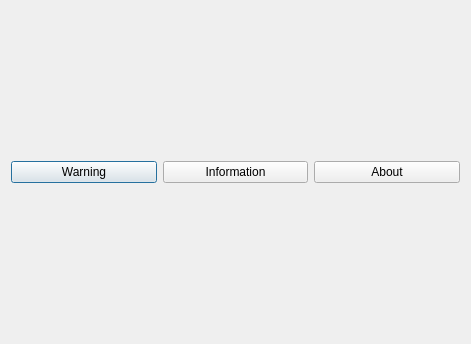
<?xml version="1.0" encoding="UTF-8"?>
<ui version="4.0">
 <class>Dialog</class>
 <widget class="QDialog" name="Dialog">
  <property name="geometry">
   <rect>
    <x>0</x>
    <y>0</y>
    <width>471</width>
    <height>344</height>
   </rect>
  </property>
  <property name="windowTitle">
   <string>Dialog</string>
  </property>
  <layout class="QHBoxLayout" name="horizontalLayout">
   <item>
    <widget class="QPushButton" name="pushButton_warn">
     <property name="text">
      <string>Warning</string>
     </property>
    </widget>
   </item>
   <item>
    <widget class="QPushButton" name="pushButton_info">
     <property name="text">
      <string>Information</string>
     </property>
    </widget>
   </item>
   <item>
    <widget class="QPushButton" name="pushButton_about">
     <property name="text">
      <string>About</string>
     </property>
    </widget>
   </item>
  </layout>
 </widget>
 <resources/>
 <connections/>
</ui>
